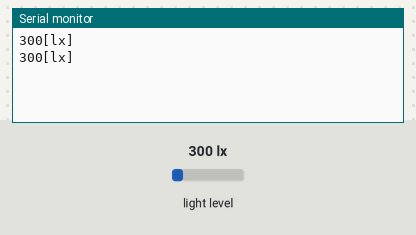
Bench run of a sketch on a simulated Arduino Uno, built with avr-gcc and run on an emulated ATmega328P. Parts: the last lines printed to the serial monitor. Wiring (inferred from the names in the program): BH1750 light sensor at I2C address 0x23. The inputs (shaded band) are chosen by the test bench; at power-on: light level 300 lx.

Above: at 1.5 s.
1.6 s: light level set to 40 lx
At 2.7 s:
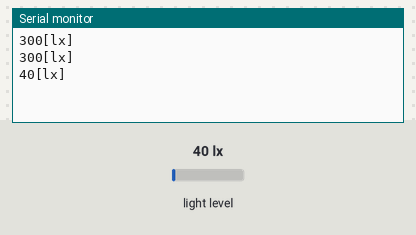
3.1 s: light level set to 500 lx
At 4.1 s:
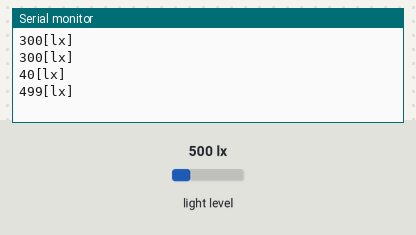
Timing chart, 0 to 6.1 s (numbered marks = the images above; inputs shaded):
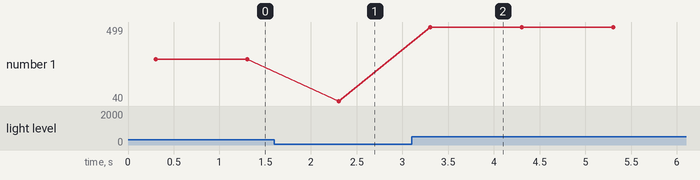

Measured:
- after the input at 1.6 s, the serial monitor: prints a new line after 0.70 s (image 1)
- after the input at 3.1 s, the serial monitor: prints a new line after 0.20 s (image 2)
- plotted number 1: 300 → 40 after the input at 1.6 s, 40 → 499 after the input at 3.1 s

The sketch:

sketch_aug26a.ino
```cpp
#include "Wire.h"
#include "math.h"


unsigned int mode = 0x10;

int BH1750_Device = 0x23; // I2C address for light sensor
int iCheck = 0;  // iCheck = 0 for Lux, iCheck = 1 for Foot-Candles
unsigned int Lux, Scaled_FtCd;
float FtCd, Wattsm2;
int IntPin = 0;  // Pin 2


void setup()
{
  Wire.begin();
  Serial.begin(9600);

  Configure_BH1750();
  //Attach the interrupt to the input pin and monitor for ANY Change

  delay(300);

}

void loop()
{
  int i;
  Lux = BH1750_Read();
  FtCd = Lux/10.764;
  Wattsm2 = Lux/683.0;
  Serial.print(Lux,DEC);
  Serial.println("[lx]");
  //Serial.print(FtCd,2);
  //Serial.println("[FC]");
  //Serial.print(Wattsm2,4);
  //Serial.println("[Watts/m^2]");
  delay(1000);
}

unsigned int BH1750_Read() //
{
  unsigned int i=0;
  Wire.beginTransmission(BH1750_Device);
  Wire.requestFrom(BH1750_Device, 2);
  while(Wire.available()) //
  {
    i <<=8;
    i|= Wire.read();
  }
  Wire.endTransmission();
  return i/1.2;  // Convert to Lux
}


void Configure_BH1750()
{
  Wire.beginTransmission(BH1750_Device);
  Wire.write(mode);      // Set resolution to 1 Lux
  Wire.endTransmission();
}
```
